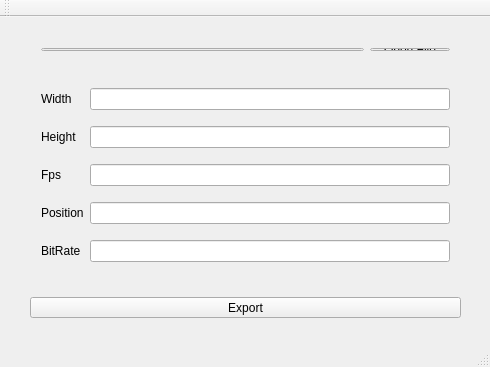
<?xml version="1.0" encoding="UTF-8"?>
<ui version="4.0">
 <class>MP4ExporterClass</class>
 <widget class="QMainWindow" name="MP4ExporterClass">
  <property name="geometry">
   <rect>
    <x>0</x>
    <y>0</y>
    <width>490</width>
    <height>367</height>
   </rect>
  </property>
  <property name="windowTitle">
   <string>MP4Exporter</string>
  </property>
  <widget class="QWidget" name="centralWidget">
   <widget class="QWidget" name="layoutWidget">
    <property name="geometry">
     <rect>
      <x>30</x>
      <y>20</y>
      <width>431</width>
      <height>25</height>
     </rect>
    </property>
    <layout class="QHBoxLayout" name="horizontalLayout">
     <item>
      <widget class="QLineEdit" name="lineEdit_filename"/>
     </item>
     <item>
      <widget class="QPushButton" name="openfileButton">
       <property name="text">
        <string>Open File</string>
       </property>
      </widget>
     </item>
    </layout>
   </widget>
   <widget class="QPushButton" name="exportButton">
    <property name="geometry">
     <rect>
      <x>30</x>
      <y>280</y>
      <width>431</width>
      <height>21</height>
     </rect>
    </property>
    <property name="text">
     <string>Export</string>
    </property>
   </widget>
   <widget class="QWidget" name="layoutWidget_2">
    <property name="geometry">
     <rect>
      <x>30</x>
      <y>50</y>
      <width>431</width>
      <height>221</height>
     </rect>
    </property>
    <layout class="QGridLayout" name="gridLayout">
     <item row="3" column="0">
      <widget class="QLabel" name="label_2">
       <property name="text">
        <string>Position</string>
       </property>
      </widget>
     </item>
     <item row="3" column="1">
      <widget class="QLineEdit" name="lineEdit_pos"/>
     </item>
     <item row="0" column="0">
      <widget class="QLabel" name="label">
       <property name="text">
        <string>Width</string>
       </property>
      </widget>
     </item>
     <item row="0" column="1">
      <widget class="QLineEdit" name="lineEdit_width"/>
     </item>
     <item row="2" column="0">
      <widget class="QLabel" name="label_4">
       <property name="text">
        <string>Fps</string>
       </property>
      </widget>
     </item>
     <item row="2" column="1">
      <widget class="QLineEdit" name="lineEdit_fps"/>
     </item>
     <item row="4" column="0">
      <widget class="QLabel" name="label_5">
       <property name="text">
        <string>BitRate</string>
       </property>
      </widget>
     </item>
     <item row="1" column="0">
      <widget class="QLabel" name="label_3">
       <property name="text">
        <string>Height</string>
       </property>
      </widget>
     </item>
     <item row="1" column="1">
      <widget class="QLineEdit" name="lineEdit_height"/>
     </item>
     <item row="4" column="1">
      <widget class="QLineEdit" name="lineEdit_bitRate"/>
     </item>
    </layout>
   </widget>
  </widget>
  <widget class="QMenuBar" name="menuBar">
   <property name="geometry">
    <rect>
     <x>0</x>
     <y>0</y>
     <width>490</width>
     <height>23</height>
    </rect>
   </property>
  </widget>
  <widget class="QToolBar" name="mainToolBar">
   <attribute name="toolBarArea">
    <enum>TopToolBarArea</enum>
   </attribute>
   <attribute name="toolBarBreak">
    <bool>false</bool>
   </attribute>
  </widget>
  <widget class="QStatusBar" name="statusBar"/>
 </widget>
 <layoutdefault spacing="6" margin="11"/>
 <resources>
  <include location="mp4exporter.qrc"/>
 </resources>
 <connections/>
</ui>
